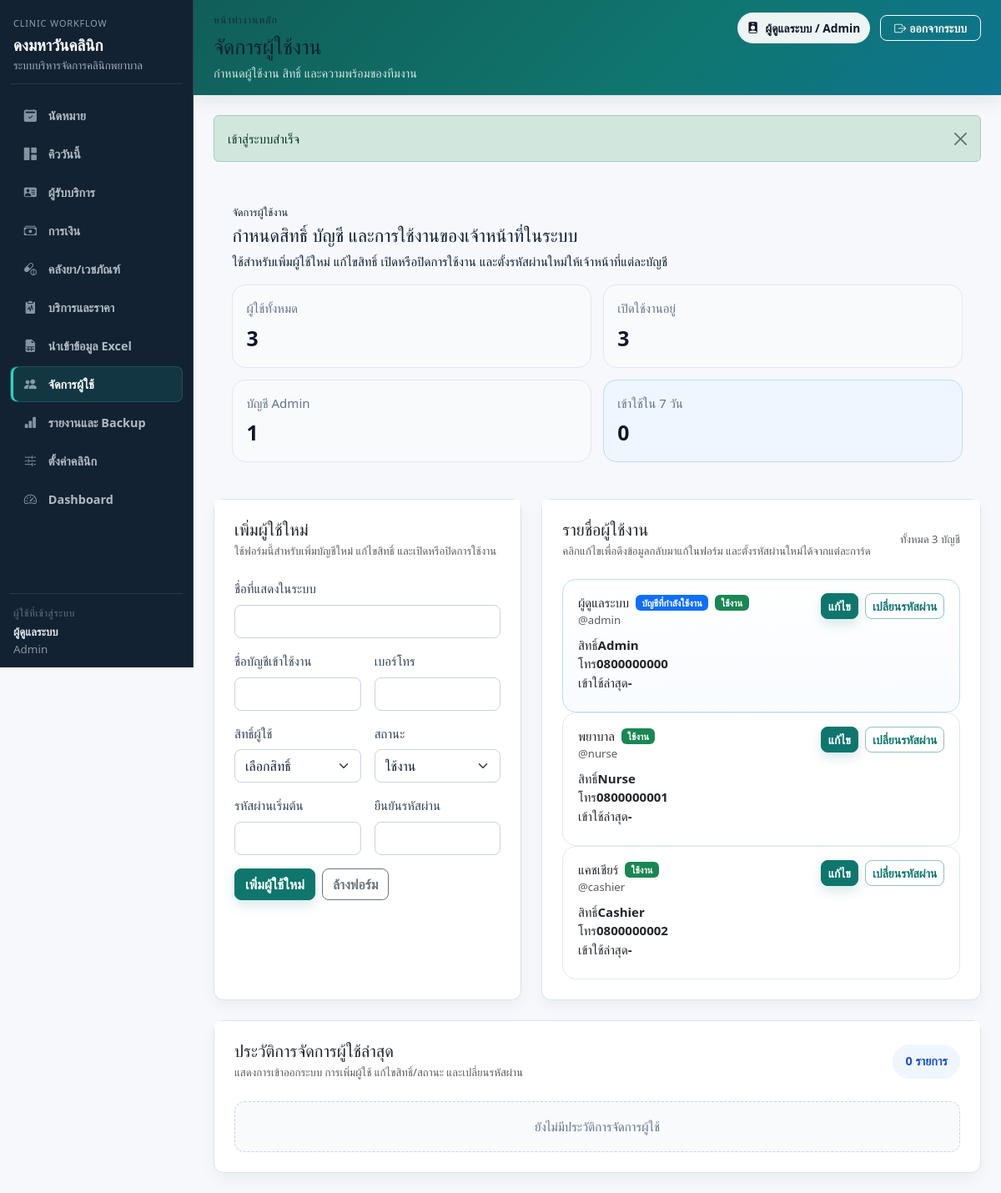
The app's page /index.php?page=users (signed in) with its own data.
### tables this page shows
CREATE TABLE `system_settings` (
  `id` bigint unsigned NOT NULL AUTO_INCREMENT,
  `clinic_name` varchar(200) NOT NULL,
  `clinic_address` text DEFAULT NULL,
  `clinic_phone` varchar(50) DEFAULT NULL,
  `clinic_tax_id` varchar(50) DEFAULT NULL,
  `receipt_logo_text` varchar(80) DEFAULT NULL,
  `receipt_footer` text DEFAULT NULL,
  `receipt_prefix` varchar(20) NOT NULL DEFAULT 'RC',
  `hn_prefix` varchar(20) NOT NULL DEFAULT 'HN',
  `expiry_alert_days` int NOT NULL DEFAULT 30,
  `queue_note` varchar(255) DEFAULT NULL,
  `created_at` datetime DEFAULT CURRENT_TIMESTAMP,
  `updated_at` datetime DEFAULT CURRENT_TIMESTAMP ON UPDATE CURRENT_TIMESTAMP,
  PRIMARY KEY (`id`)
);

CREATE TABLE `users` (
  `id` bigint unsigned NOT NULL AUTO_INCREMENT,
  `role_id` tinyint unsigned NOT NULL,
  `full_name` varchar(150) NOT NULL,
  `username` varchar(100) NOT NULL,
  `password_hash` varchar(255) NOT NULL,
  `phone` varchar(30) DEFAULT NULL,
  `is_active` tinyint(1) NOT NULL DEFAULT 1,
  `last_login_at` datetime DEFAULT NULL,
  `created_at` datetime DEFAULT CURRENT_TIMESTAMP,
  `updated_at` datetime DEFAULT CURRENT_TIMESTAMP ON UPDATE CURRENT_TIMESTAMP,
  PRIMARY KEY (`id`),
  UNIQUE KEY `uk_users_username` (`username`),
  KEY `idx_users_role_id` (`role_id`),
  CONSTRAINT `fk_users_role_id` FOREIGN KEY (`role_id`) REFERENCES `roles` (`id`)
);

CREATE TABLE `roles` (
  `id` tinyint unsigned NOT NULL AUTO_INCREMENT,
  `role_code` varchar(30) NOT NULL,
  `role_name` varchar(100) NOT NULL,
  `created_at` datetime DEFAULT CURRENT_TIMESTAMP,
  `updated_at` datetime DEFAULT CURRENT_TIMESTAMP ON UPDATE CURRENT_TIMESTAMP,
  PRIMARY KEY (`id`),
  UNIQUE KEY `uk_roles_role_code` (`role_code`)
);

### app/Views/users/index.php (the view, shortened to what the rows shown need)
<?php
$isEditing = is_array($editingUser ?? null);
$currentUser = current_user();
?>
<div class="d-grid gap-4">
    <section class="page-hero-card">
        <div class="page-hero-layout">
            <div>
                <h1 class="page-hero-title">กำหนดสิทธิ์ บัญชี และการใช้งานของเจ้าหน้าที่ในระบบ</h1>
            </div>
            <div class="report-summary-grid">
                <div class="report-summary-card">
                    <span>บัญชี Admin</span>
                    <strong><?= e((string) ($summary['admin_users'] ?? 0)) ?></strong>
                </div>
            </div>
        </div>
    </section>
    <div class="row g-4">
        <div class="col-xl-5">
            <div class="card section-card h-100">
                <div class="card-header bg-white border-0 pt-4 px-4">
                    <h2 class="h5 mb-1"><?= $isEditing ? 'แก้ไขผู้ใช้' : 'เพิ่มผู้ใช้ใหม่' ?></h2>
                </div>
            </div>
        </div>
        <div class="col-xl-7">
            <div class="card section-card h-100">
                <div class="card-header bg-white border-0 pt-4 px-4 d-flex justify-content-between align-items-center gap-3 flex-wrap">
                    <div>
                        <h2 class="h5 mb-1">รายชื่อผู้ใช้งาน</h2>
                    </div>
                </div>
                <div class="card-body px-4 pb-4">
                    <div class="patient-card-list">
                        <?php foreach ($users as $userRow): ?>
                            <?php $isCurrent = (int) $userRow['id'] === (int) ($currentUser['id'] ?? 0); ?>
                            <div class="user-card <?= $isCurrent ? 'user-card-current' : '' ?>">
                                <div class="d-flex justify-content-between align-items-start gap-3 flex-wrap">
                                    <div>
                                        <div class="patient-result-title d-flex align-items-center gap-2 flex-wrap">
                                            <span><?= e($userRow['full_name']) ?></span>
                                            <?php if ($isCurrent): ?>
                                                <span class="badge text-bg-primary">บัญชีที่กำลังใช้งาน</span>
                                            <?php endif; ?>
                                            <?php if ((int) $userRow['is_active'] !== 1): ?>
                                                <span class="badge text-bg-danger">ปิดใช้งาน</span>
                                            <?php else: ?>
                                                <span class="badge text-bg-success">ใช้งาน</span>
                                            <?php endif; ?>
                                        </div>
                                        <div class="small text-muted mb-2">@<?= e($userRow['username']) ?></div>
                                        <div class="patient-meta-row mb-2">
                                            <div><span>สิทธิ์</span><strong><?= e($userRow['role_name']) ?></strong></div>
                                            <div><span>โทร</span><strong><?= e($userRow['phone'] ?: '-') ?></strong></div>
                                            <div><span>เข้าใช้ล่าสุด</span><strong><?= e($userRow['last_login_at'] ? thai_date($userRow['last_login_at']) : '-') ?></strong></div>
                                        </div>
                                    </div>
                                    <div class="d-flex gap-2 flex-wrap user-card-actions">
                                        <a href="<?= e(route_url('users', ['edit' => $userRow['id']])) ?>" class="btn btn-primary btn-sm">แก้ไข</a>
                                        <button class="btn btn-outline-primary btn-sm" type="button" data-bs-toggle="collapse" data-bs-target="#password-form-<?= e((string) $userRow['id']) ?>">เปลี่ยนรหัสผ่าน</button>
                                    </div>
                                </div>
                            </div>
                        <?php endforeach; ?>
                    </div>
                </div>
            </div>
        </div>
    </div>
    <div class="row justify-content-center">
        <div class="col-12">
            <div class="card section-card">
                <div class="card-header bg-white border-0 pt-4 px-4 d-flex justify-content-between align-items-center gap-3 flex-wrap">
                    <div>
                        <h2 class="h5 mb-1">ประวัติการจัดการผู้ใช้ล่าสุด</h2>
                    </div>
                </div>
            </div>
        </div>
    </div>
</div>

### app/Views/layouts/app.php (shortened to what the rows shown need)
<?php
$user = current_user();
$clinicName = (string) system_setting('clinic_name', config('app.name'));
$currentPage = current_page();
$pageTitleText = (string) ($pageTitle ?? $clinicName);
$workflowCompactPages = ['appointments', 'queue', 'queue-exam', 'payments', 'import'];
$defaultTopbarMode = in_array($currentPage, $workflowCompactPages, true) ? 'compact' : 'default';
$pageTopbarMode = (string) ($pageTopbarMode ?? $defaultTopbarMode);
?>
<!doctype html>
<html lang="th">
<head>
    <link href="https://cdn.jsdelivr.net/npm/bootstrap@5.3.3/dist/css/bootstrap.min.css" rel="stylesheet">
    <link href="https://cdn.jsdelivr.net/npm/bootstrap-icons@1.11.3/font/bootstrap-icons.css" rel="stylesheet">
    <link href="<?= e(app_url('assets/css/app.css')) ?>" rel="stylesheet">
</head>
<body>
<div class="app-shell">
    <aside class="app-sidebar sidebar">
        <div class="sidebar-inner">
            <div class="sidebar-brand text-white">
                <div class="sidebar-kicker">Clinic Workflow</div>
                <h4 class="mb-1"><?= e($clinicName) ?></h4>
                <div class="sidebar-subtitle">ระบบบริหารจัดการคลินิกพยาบาล</div>
            </div>
            <div class="sidebar-footer text-white-50 small">
                <div class="sidebar-footer-label">ผู้ใช้ที่เข้าสู่ระบบ</div>
                <div class="sidebar-footer-name"><?= e($user['full_name'] ?? '-') ?></div>
                <div class="sidebar-footer-role"><?= e($user['role_name'] ?? '-') ?></div>
            </div>
        </div>
    </aside>
    <main class="app-main-shell">
        <div class="brand-gradient app-topbar <?= $pageTopbarMode === 'compact' ? 'app-topbar-compact' : '' ?>">
            <div class="app-topbar-inner">
                <div>
                    <?php if ($pageTopbarMode === 'compact'): ?>
                        <div class="topbar-kicker">Nurse Station</div>
                        <div class="topbar-compact-label"><?= e($pageTitleText) ?></div>
                    <?php else: ?>
                        <h1 class="h3 mb-2"><?= e($pageTitleText) ?></h1>
                    <?php endif; ?>
                </div>
                <div class="topbar-actions">
                    <span class="topbar-user-badge">
                        <i class="bi bi-person-badge-fill"></i>
                        <span><?= e($user['full_name'] ?? '') ?> / <?= e($user['role_name'] ?? '') ?></span>
                    </span>
                </div>
            </div>
        </div>
        <div class="app-content px-3 px-lg-4 py-4">
            <?= $content ?>
        </div>
    </main>
</div>
</body>
</html>

### records on screen
system_settings: clinic_name "ดงมหาวันคลินิก"
users: full_name "ผู้ดูแลระบบ", shows "บัญชีที่กำลังใช้งาน", is_active "ใช้งาน", username "admin", role.role_name "Admin", phone "0800000000", last_login_at "-"
roles: role_name "Admin"
users: is_active "1", full_name "แคชเชียร์", shows "ใช้งาน", username "cashier", role.role_name "Cashier", phone "0800000002", last_login_at "-"
users: full_name "พยาบาล", is_active "ใช้งาน", username "nurse", role.role_name "Nurse", phone "0800000001", last_login_at "-"

### other values on screen
$navItem['label'] "นัดหมาย"
$navItem['label'] "คิววันนี้"
$navItem['label'] "ผู้รับบริการ"
$navItem['label'] "การเงิน"
$navItem['label'] "คลังยา/เวชภัณฑ์"
$navItem['label'] "บริการและราคา"
$navItem['label'] "นำเข้าข้อมูล Excel"
$navItem['label'] "จัดการผู้ใช้"
$navItem['label'] "รายงานและ Backup"
$navItem['label'] "ตั้งค่าคลินิก"
$navItem['label'] "Dashboard"
$pageTitleText "จัดการผู้ใช้งาน"
$pageDescription "กำหนดผู้ใช้งาน สิทธิ์ และความพร้อมของทีมงาน"
$successMessage "เข้าสู่ระบบสำเร็จ"
$summary['total_users'] "3"
